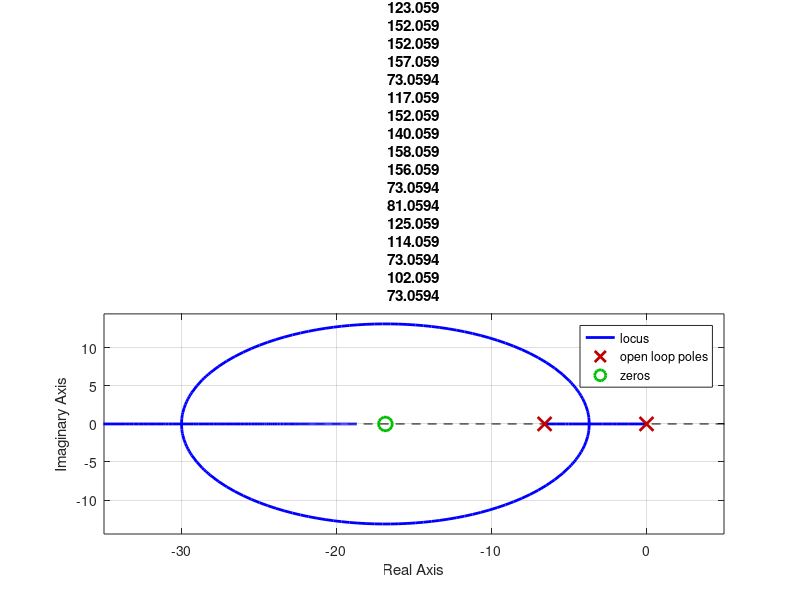

The MATLAB script that drew this image: (Note: this script raises an error after producing the figure.)
a = 0.8109; b = 6.575; theta = 0; TI = 0.059361; VMAX_UPM = 11.75;
G = tf([TI 1], [TI 0]) * tf([a], [1 b]);

rlocus(G);
xlim([-35, 5]);
title("Root Locus (TI = " + TI + ")");

K = rlocfind(G);

fprintf("(TI, K) values:\n");
Ti = TI
K

% (Ti = 0.0594, K = 65.8836)